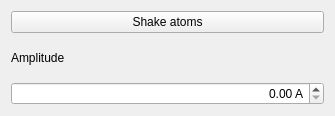
<?xml version="1.0" encoding="UTF-8"?>
<ui version="4.0">
 <class>SEAtomShakerAppGUIClass</class>
 <widget class="QWidget" name="SEAtomShakerAppGUIClass">
  <property name="geometry">
   <rect>
    <x>0</x>
    <y>0</y>
    <width>335</width>
    <height>116</height>
   </rect>
  </property>
  <property name="minimumSize">
   <size>
    <width>300</width>
    <height>100</height>
   </size>
  </property>
  <property name="windowTitle">
   <string/>
  </property>
  <layout class="QVBoxLayout" name="verticalLayout">
   <item>
    <widget class="QPushButton" name="pushButtonShakeAtoms">
     <property name="text">
      <string>Shake atoms</string>
     </property>
    </widget>
   </item>
   <item>
    <widget class="QLabel" name="label">
     <property name="text">
      <string>Amplitude</string>
     </property>
    </widget>
   </item>
   <item>
    <widget class="QDoubleSpinBox" name="doubleSpinBoxAmplitude">
     <property name="alignment">
      <set>Qt::AlignRight|Qt::AlignTrailing|Qt::AlignVCenter</set>
     </property>
     <property name="suffix">
      <string> A</string>
     </property>
    </widget>
   </item>
  </layout>
 </widget>
 <resources/>
 <connections>
  <connection>
   <sender>pushButtonShakeAtoms</sender>
   <signal>clicked()</signal>
   <receiver>SEAtomShakerAppGUIClass</receiver>
   <slot>onShakeAtoms()</slot>
   <hints>
    <hint type="sourcelabel">
     <x>191</x>
     <y>233</y>
    </hint>
    <hint type="destinationlabel">
     <x>231</x>
     <y>291</y>
    </hint>
   </hints>
  </connection>
 </connections>
 <slots>
  <slot>onShakeAtoms()</slot>
 </slots>
</ui>
